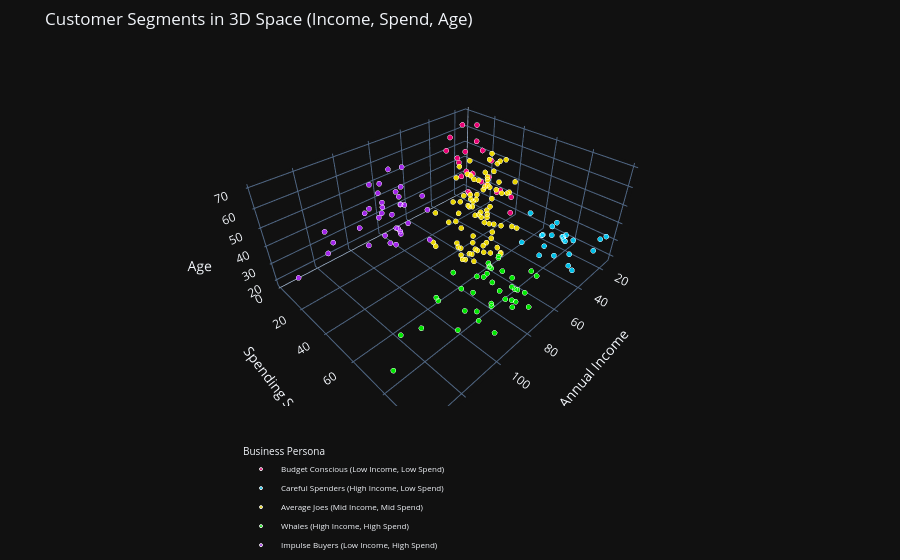
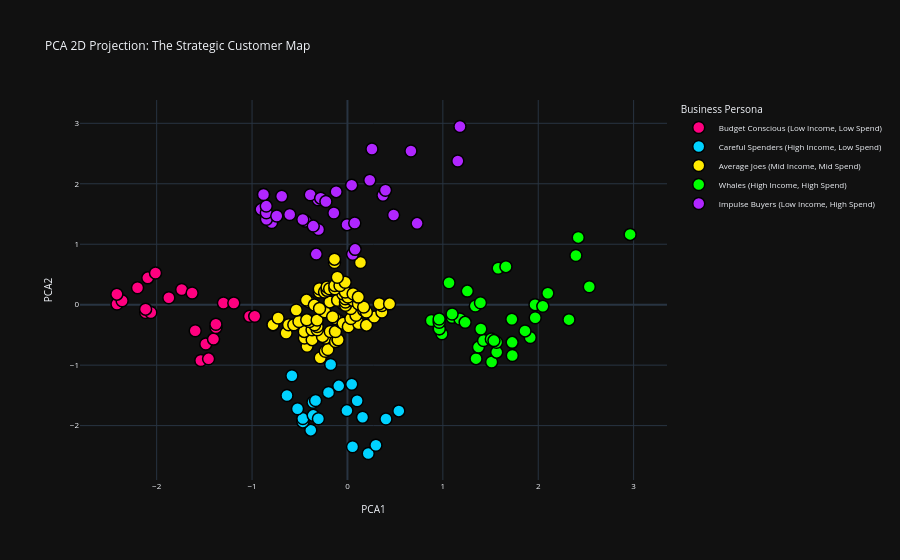

Here is the notebook cell these charts were saved with, in order:
### Markdown cell above
## 5. Model Execution, Personas & Dimensionality Reduction
With K=5, we assign our customers to 5 distinct clusters and map them to **Business Personas**. We will visualize these groups in a stunning 3D interactive plot, and then use **PCA (Principal Component Analysis)** to reduce dimensions for a clean 2D strategy map.

### Code cell
# 1. Train K-Means Model
kmeans = KMeans(n_clusters=5, init='k-means++', random_state=42)
df['Cluster'] = kmeans.fit_predict(X_scaled)

# 2. Map Mathematical Clusters to Business Personas
persona_mapping = {
    0: 'Average Joes (Mid Income, Mid Spend)',
    1: 'Whales (High Income, High Spend)',
    2: 'Careful Spenders (High Income, Low Spend)',
    3: 'Impulse Buyers (Low Income, High Spend)',
    4: 'Budget Conscious (Low Income, Low Spend)'
}
df['Business Persona'] = df['Cluster'].map(persona_mapping)

# 3. Interactive 3D Cluster Visualization
custom_palette =["#FF007F", "#00D2FF", "#FFEA00", "#00FF00", "#B026FF"]

fig4 = px.scatter_3d(df, x="Annual Income", y="Spending Score", z="Age", color="Business Persona",
                     hover_data=["Gender"], opacity=0.9, color_discrete_sequence=custom_palette,
                     title="Customer Segments in 3D Space (Income, Spend, Age)")
fig4.update_traces(marker=dict(size=3, line=dict(width=1, color="white")))
fig4.update_layout(template="plotly_dark", margin=dict(l=0, r=0, b=80, t=50), legend=dict(yanchor="top", y=-0.1, xanchor="right", x=0.5, title_font=dict(size=10), font=dict(size=8)))
fig4.show()

# 4. Dimensionality Reduction using PCA
pca = PCA(n_components=2)
df_pca = pd.DataFrame(pca.fit_transform(X_scaled), columns=['PCA1', 'PCA2'])
df['PCA1'] = df_pca['PCA1']
df['PCA2'] = df_pca['PCA2']

# 5. Interactive 2D PCA Projection
fig5 = px.scatter(df, x="PCA1", y="PCA2", color="Business Persona",
                  hover_data=["Annual Income", "Spending Score"], size_max=15,
                  color_discrete_sequence=custom_palette,
                  title="PCA 2D Projection: The Strategic Customer Map")
fig5.update_traces(marker=dict(size=12, line=dict(width=1.5, color="black")))
fig5.update_layout(template="plotly_dark", title_font=dict(size=12), font=dict(size=8))
fig5.show()

### Figure 1 — Plotly figure (JSON) as saved in the notebook; plotly's stock layout.template omitted (floating-point values rounded to 4 significant figures)
{"data": [{"customdata": [["Male"], ["Female"], ["Female"], ["Female"], ["Male"], ["Male"], ["Female"], ["Male"], ["Female"], ["Male"], ["Male"], ["Female"], ["Female"], ["Female"], ["Female"], ["Male"], ["Male"], ["Female"], ["Female"], ["Female"], ["Female"], ["Male"], ["Female"]], "hovertemplate": "Business Persona=Budget Conscious (Low Income, Low Spend)<br>Annual Income=%{x}<br>Spending Score=%{y}<br>Age=%{z}<br>Gender=%{customdata[0]}<extra></extra>", "legendgroup": "Budget Conscious (Low Income, Low Spend)", "marker": {"color": "#FF007F", "line": {"color": "white", "width": 1}, "opacity": 0.9, "size": 3, "symbol": "circle"}, "mode": "markers", "name": "Budget Conscious (Low Income, Low Spend)", "scene": "scene", "showlegend": true, "type": "scatter3d", "x": [15, 16, 17, 18, 19, 19, 20, 20, 21, 23, 24, 25, 28, 28, 29, 30, 33, 33, 34, 37, 38, 39, 39], "y": [39, 6, 40, 6, 3, 14, 15, 13, 35, 29, 35, 5, 14, 32, 31, 4, 4, 14, 17, 26, 35, 36, 28], "z": [19, 20, 31, 35, 64, 67, 58, 37, 35, 52, 35, 46, 54, 45, 40, 60, 53, 49, 42, 36, 65, 48, 49]}, {"customdata": [["Male"], ["Female"], ["Female"], ["Female"], ["Female"], ["Female"], ["Female"], ["Male"], ["Male"], ["Female"], ["Male"], ["Male"], ["Male"], ["Male"], ["Female"], ["Female"], ["Male"], ["Female"], ["Female"], ["Female"], ["Male"], ["Female"]], "hovertemplate": "Business Persona=Careful Spenders (High Income, Low Spend)<br>Annual Income=%{x}<br>Spending Score=%{y}<br>Age=%{z}<br>Gender=%{customdata[0]}<extra></extra>", "legendgroup": "Careful Spenders (High Income, Low Spend)", "marker": {"color": "#00D2FF", "line": {"color": "white", "width": 1}, "opacity": 0.9, "size": 3, "symbol": "circle"}, "mode": "markers", "name": "Careful Spenders (High Income, Low Spend)", "scene": "scene", "showlegend": true, "type": "scatter3d", "x": [15, 16, 17, 18, 19, 19, 20, 20, 21, 23, 24, 25, 28, 28, 29, 30, 33, 33, 34, 37, 38, 39], "y": [81, 77, 76, 94, 72, 99, 77, 79, 66, 98, 73, 73, 82, 61, 87, 73, 92, 81, 73, 75, 92, 65], "z": [21, 23, 22, 23, 30, 35, 24, 22, 20, 35, 25, 31, 29, 35, 23, 21, 18, 21, 30, 20, 24, 24]}, {"customdata": [["Female"], ["Female"], ["Female"], ["Female"], ["Female"], ["Female"], ["Male"], ["Female"], ["Male"], ["Female"], ["Male"], ["Female"], ["Male"], ["Female"], ["Male"], ["Male"], ["Male"], ["Female"], ["Female"], ["Male"], ["Male"], ["Female"], ["Female"], ["Male"], ["Female"], ["Male"], ["Female"], ["Female"], ["Female"], ["Male"], ["Male"], ["Female"], ["Male"], ["Female"], ["Female"], ["Male"], ["Male"], ["Male"], ["Female"], ["Female"], ["Male"], ["Female"], ["Female"], ["Female"], ["Female"], ["Female"], ["Male"], ["Male"], ["Female"], ["Female"], ["Male"], ["Female"], ["Female"], ["Male"], ["Male"], ["Female"], ["Female"], ["Male"], ["Male"], ["Male"], ["Female"], ["Female"], ["Male"], ["Male"], ["Male"], ["Male"], ["Female"], ["Female"], ["Male"], ["Female"], ["Female"], ["Female"], ["Female"], ["Female"], ["Female"], ["Male"], ["Female"], ["Female"], ["Male"], ["Female"], ["Female"]], "hovertemplate": "Business Persona=Average Joes (Mid Income, Mid Spend)<br>Annual Income=%{x}<br>Spending Score=%{y}<br>Age=%{z}<br>Gender=%{customdata[0]}<extra></extra>", "legendgroup": "Average Joes (Mid Income, Mid Spend)", "marker": {"color": "#FFEA00", "line": {"color": "white", "width": 1}, "opacity": 0.9, "size": 3, "symbol": "circle"}, "mode": "markers", "name": "Average Joes (Mid Income, Mid Spend)", "scene": "scene", "showlegend": true, "type": "scatter3d", "x": [39, 40, 40, 40, 40, 42, 42, 43, 43, 43, 43, 44, 44, 46, 46, 46, 46, 47, 47, 48, 48, 48, 48, 48, 48, 49, 49, 50, 50, 54, 54, 54, 54, 54, 54, 54, 54, 54, 54, 54, 54, 57, 57, 58, 58, 59, 59, 60, 60, 60, 60, 60, 60, 61, 61, 62, 62, 62, 62, 62, 62, 63, 63, 63, 63, 63, 63, 64, 64, 65, 65, 65, 65, 67, 67, 67, 67, 69, 71, 72, 76], "y": [61, 55, 47, 42, 42, 52, 60, 54, 60, 45, 41, 50, 46, 51, 46, 56, 55, 52, 59, 51, 59, 50, 48, 59, 47, 55, 42, 49, 56, 47, 54, 53, 48, 52, 42, 51, 55, 41, 44, 57, 46, 58, 55, 60, 46, 55, 41, 49, 40, 42, 52, 47, 50, 42, 49, 41, 48, 59, 55, 56, 42, 50, 46, 43, 48, 52, 54, 42, 46, 48, 50, 43, 59, 43, 57, 56, 40, 58, 35, 34, 40], "z": [31, 50, 27, 29, 31, 49, 33, 31, 59, 50, 47, 51, 69, 27, 53, 70, 19, 67, 54, 63, 18, 43, 68, 19, 32, 70, 47, 60, 60, 59, 26, 45, 40, 23, 49, 57, 38, 67, 46, 21, 48, 55, 22, 34, 50, 68, 18, 48, 40, 32, 24, 47, 27, 48, 20, 23, 49, 67, 26, 49, 21, 66, 54, 68, 66, 65, 19, 38, 19, 18, 19, 63, 49, 51, 50, 27, 38, 40, 43, 25, 28]}, {"customdata": [["Male"], ["Female"], ["Male"], ["Male"], ["Male"], ["Female"], ["Female"], ["Male"], ["Female"], ["Male"], ["Female"], ["Male"], ["Female"], ["Male"], ["Male"], ["Female"], ["Female"], ["Female"], ["Female"], ["Female"], ["Female"], ["Female"], ["Female"], ["Male"], ["Male"], ["Male"], ["Female"], ["Male"], ["Male"], ["Female"], ["Female"], ["Male"], ["Male"], ["Female"], ["Female"], ["Female"], ["Female"], ["Male"], ["Male"]], "hovertemplate": "Business Persona=Whales (High Income, High Spend)<br>Annual Income=%{x}<br>Spending Score=%{y}<br>Age=%{z}<br>Gender=%{customdata[0]}<extra></extra>", "legendgroup": "Whales (High Income, High Spend)", "marker": {"color": "#00FF00", "line": {"color": "white", "width": 1}, "opacity": 0.9, "size": 3, "symbol": "circle"}, "mode": "markers", "name": "Whales (High Income, High Spend)", "scene": "scene", "showlegend": true, "type": "scatter3d", "x": [69, 70, 71, 71, 71, 72, 73, 73, 74, 75, 76, 77, 77, 78, 78, 78, 78, 78, 78, 79, 81, 85, 86, 87, 87, 87, 88, 88, 93, 97, 98, 99, 101, 103, 103, 113, 120, 126, 137], "y": [91, 77, 95, 75, 75, 71, 88, 73, 72, 93, 87, 97, 74, 90, 88, 76, 89, 78, 73, 83, 93, 75, 95, 63, 75, 92, 86, 69, 90, 86, 88, 97, 68, 85, 69, 91, 79, 74, 83], "z": [39, 31, 40, 38, 39, 31, 29, 32, 35, 32, 32, 28, 32, 34, 39, 38, 27, 30, 30, 29, 31, 36, 33, 32, 28, 36, 30, 27, 35, 32, 29, 30, 28, 36, 32, 38, 35, 32, 30]}, {"customdata": [["Female"], ["Male"], ["Male"], ["Male"], ["Female"], ["Male"], ["Female"], ["Male"], ["Male"], ["Female"], ["Male"], ["Female"], ["Female"], ["Male"], ["Male"], ["Female"], ["Male"], ["Male"], ["Male"], ["Female"], ["Male"], ["Male"], ["Female"], ["Male"], ["Male"], ["Female"], ["Male"], ["Female"], ["Female"], ["Female"], ["Female"], ["Male"], ["Female"], ["Female"], ["Male"]], "hovertemplate": "Business Persona=Impulse Buyers (Low Income, High Spend)<br>Annual Income=%{x}<br>Spending Score=%{y}<br>Age=%{z}<br>Gender=%{customdata[0]}<extra></extra>", "legendgroup": "Impulse Buyers (Low Income, High Spend)", "marker": {"color": "#B026FF", "line": {"color": "white", "width": 1}, "opacity": 0.9, "size": 3, "symbol": "circle"}, "mode": "markers", "name": "Impulse Buyers (Low Income, High Spend)", "scene": "scene", "showlegend": true, "type": "scatter3d", "x": [70, 71, 71, 73, 73, 74, 75, 77, 77, 78, 78, 78, 78, 78, 78, 79, 81, 85, 86, 87, 87, 87, 88, 88, 93, 97, 98, 99, 101, 103, 103, 113, 120, 126, 137], "y": [29, 11, 9, 5, 7, 10, 5, 12, 36, 22, 17, 20, 16, 1, 1, 35, 5, 26, 20, 27, 13, 10, 13, 15, 14, 32, 15, 39, 24, 17, 23, 8, 16, 28, 18], "z": [23, 59, 47, 20, 44, 19, 57, 25, 48, 34, 43, 44, 47, 37, 34, 56, 19, 50, 42, 36, 40, 36, 52, 58, 59, 37, 46, 41, 54, 41, 34, 33, 47, 45, 32]}], "layout": {"legend": {"font": {"size": 8}, "title": {"font": {"size": 10}, "text": "Business Persona"}, "tracegroupgap": 0, "x": 0.5, "xanchor": "right", "y": -0.1, "yanchor": "top"}, "margin": {"b": 80, "l": 0, "r": 0, "t": 50}, "scene": {"domain": {"x": [0, 1], "y": [0, 1]}, "xaxis": {"title": {"text": "Annual Income"}}, "yaxis": {"title": {"text": "Spending Score"}}, "zaxis": {"title": {"text": "Age"}}}, "title": {"text": "Customer Segments in 3D Space (Income, Spend, Age)"}}}

### Figure 2 — Plotly figure (JSON) as saved in the notebook; plotly's stock layout.template omitted (floating-point values rounded to 4 significant figures; data arrays with more than 128 entries replaced by an {"elided": "..."} marker saying what was removed)
{"data": [{"customdata": [[15, 39], [16, 6], [17, 40], [18, 6], [19, 3], [19, 14], [20, 15], [20, 13], [21, 35], [23, 29], [24, 35], [25, 5], [28, 14], [28, 32], [29, 31], [30, 4], [33, 4], [33, 14], [34, 17], [37, 26], [38, 35], [39, 36], [39, 28]], "hovertemplate": "Business Persona=Budget Conscious (Low Income, Low Spend)<br>PCA1=%{x}<br>PCA2=%{y}<br>Annual Income=%{customdata[0]}<br>Spending Score=%{customdata[1]}<extra></extra>", "legendgroup": "Budget Conscious (Low Income, Low Spend)", "marker": {"color": "#FF007F", "line": {"color": "black", "width": 1.5}, "size": 12, "symbol": "circle"}, "mode": "markers", "name": "Budget Conscious (Low Income, Low Spend)", "orientation": "v", "showlegend": true, "type": "scatter", "x": [-1.537, -2.416, -1.456, -2.362, -2.417, -2.115, -2.061, -2.116, -1.485, -1.596, -1.404, -2.201, -1.873, -1.378, -1.379, -2.093, -2.012, -1.738, -1.628, -1.3, -1.026, -0.9717, -1.191], "xaxis": "x", "y": [-0.9222, 0.01067, -0.8957, 0.06465, 0.174, -0.128, -0.1284, -0.07353, -0.6505, -0.4318, -0.5695, 0.281, 0.1149, -0.3792, -0.3247, 0.4434, 0.5244, 0.2499, 0.1945, 0.02843, -0.1916, -0.1921, 0.02751], "yaxis": "y"}, {"customdata": [[15, 81], [16, 77], [17, 76], [18, 94], [19, 72], [19, 99], [20, 77], [20, 79], [21, 66], [23, 98], [24, 73], [25, 73], [28, 82], [28, 61], [29, 87], [30, 73], [33, 92], [33, 81], [34, 73], [37, 75], [38, 92], [39, 65]], "hovertemplate": "Business Persona=Careful Spenders (High Income, Low Spend)<br>PCA1=%{x}<br>PCA2=%{y}<br>Annual Income=%{customdata[0]}<br>Spending Score=%{customdata[1]}<extra></extra>", "legendgroup": "Careful Spenders (High Income, Low Spend)", "marker": {"color": "#00D2FF", "line": {"color": "black", "width": 1.5}, "size": 12, "symbol": "circle"}, "mode": "markers", "name": "Careful Spenders (High Income, Low Spend)", "orientation": "v", "showlegend": true, "type": "scatter", "x": [-0.3842, -0.467, -0.4674, 0.05366, -0.5233, 0.2179, -0.359, -0.3041, -0.634, 0.2984, -0.3609, -0.3339, -0.005848, -0.5823, 0.1584, -0.1989, 0.4036, 0.1016, -0.09097, 0.0449, 0.5386, -0.1756], "xaxis": "x", "y": [-2.075, -1.938, -1.884, -2.351, -1.72, -2.461, -1.83, -1.885, -1.501, -2.326, -1.613, -1.586, -1.752, -1.175, -1.862, -1.451, -1.891, -1.589, -1.343, -1.317, -1.756, -0.9882], "yaxis": "y"}, {"customdata": {"elided": "81x2 int values"}, "hovertemplate": "Business Persona=Average Joes (Mid Income, Mid Spend)<br>PCA1=%{x}<br>PCA2=%{y}<br>Annual Income=%{customdata[0]}<br>Spending Score=%{customdata[1]}<extra></extra>", "legendgroup": "Average Joes (Mid Income, Mid Spend)", "marker": {"color": "#FFEA00", "line": {"color": "black", "width": 1.5}, "size": 12, "symbol": "circle"}, "mode": "markers", "name": "Average Joes (Mid Income, Mid Spend)", "orientation": "v", "showlegend": true, "type": "scatter", "x": [-0.2854, -0.4231, -0.6428, -0.78, -0.78, -0.4515, -0.2319, -0.3696, -0.2049, -0.6167, -0.7265, -0.4524, -0.5622, -0.371, -0.5083, -0.2338, -0.2612, -0.3166, -0.1244, -0.317, -0.09742, -0.3445, -0.3994, -0.09742, -0.4268, -0.1802, -0.5371, -0.318, -0.1258, -0.2649, -0.07274, -0.1002, -0.2374, -0.1276, -0.4022, -0.1551, -0.04529, -0.4296, -0.3472, 0.009613, -0.2923, 0.118, 0.03568, 0.1999, -0.1844, 0.08966, -0.2947, -0.04806, -0.2951, -0.2402, 0.0343, -0.103, -0.0206, -0.2132, -0.02107, -0.2137, -0.02153, 0.2804, 0.1706, 0.1981, -0.1862, 0.06037, -0.04944, -0.1318, 0.005463, 0.1153, 0.1702, -0.1323, -0.02245, 0.05944, 0.1143, -0.07781, 0.3614, -0.02383, 0.3605, 0.333, -0.1062, 0.4419, -0.1355, -0.1359, 0.1367], "xaxis": "x", "y": [-0.8784, -0.6867, -0.4671, -0.3298, -0.3298, -0.5503, -0.77, -0.5783, -0.743, -0.3312, -0.2214, -0.4415, -0.3317, -0.4149, -0.2777, -0.5522, -0.5247, -0.4154, -0.6076, -0.361, -0.5806, -0.3335, -0.2786, -0.5806, -0.2511, -0.4438, -0.0869, -0.2521, -0.4442, -0.08921, -0.2814, -0.2539, -0.1167, -0.2265, 0.04804, -0.199, -0.3088, 0.0755, -0.006857, -0.3637, -0.06176, -0.3102, -0.2278, -0.3381, 0.0462, -0.1739, 0.2104, 0.01783, 0.2649, 0.21, -0.06453, 0.07273, -0.009624, 0.237, 0.04482, 0.2914, 0.09926, -0.2027, -0.0929, -0.1204, 0.264, 0.07135, 0.1811, 0.2635, 0.1262, 0.01644, -0.03846, 0.3179, 0.2081, 0.1802, 0.1253, 0.3175, -0.1217, 0.3715, -0.01285, 0.0146, 0.4538, 0.01368, 0.699, 0.7535, 0.6967], "yaxis": "y"}, {"customdata": [[69, 91], [70, 77], [71, 95], [71, 75], [71, 75], [72, 71], [73, 88], [73, 73], [74, 72], [75, 93], [76, 87], [77, 97], [77, 74], [78, 90], [78, 88], [78, 76], [78, 89], [78, 78], [78, 73], [79, 83], [81, 93], [85, 75], [86, 95], [87, 63], [87, 75], [87, 92], [88, 86], [88, 69], [93, 90], [97, 86], [98, 88], [99, 97], [101, 68], [103, 85], [103, 69], [113, 91], [120, 79], [126, 74], [137, 83]], "hovertemplate": "Business Persona=Whales (High Income, High Spend)<br>PCA1=%{x}<br>PCA2=%{y}<br>Annual Income=%{customdata[0]}<br>Spending Score=%{customdata[1]}<extra></extra>", "legendgroup": "Whales (High Income, High Spend)", "marker": {"color": "#00FF00", "line": {"color": "black", "width": 1.5}, "size": 12, "symbol": "circle"}, "mode": "markers", "name": "Whales (High Income, High Spend)", "orientation": "v", "showlegend": true, "type": "scatter", "x": [1.348, 0.9905, 1.512, 0.9626, 0.9626, 0.8797, 1.373, 0.9616, 0.9612, 1.565, 1.427, 1.728, 1.097, 1.563, 1.508, 1.179, 1.536, 1.234, 1.097, 1.398, 1.727, 1.34, 1.916, 1.065, 1.394, 1.861, 1.723, 1.257, 1.968, 1.966, 2.048, 2.322, 1.58, 2.101, 1.662, 2.535, 2.395, 2.42, 2.963], "xaxis": "x", "y": [-0.8922, -0.4809, -0.948, -0.399, -0.399, -0.2622, -0.7019, -0.2901, -0.2357, -0.7852, -0.5935, -0.841, -0.2096, -0.6218, -0.5669, -0.2375, -0.5944, -0.2924, -0.1552, -0.4027, -0.6232, -0.02115, -0.5432, 0.3622, 0.03283, -0.4338, -0.2421, 0.2245, -0.217, 0.0007652, -0.02715, -0.2472, 0.6028, 0.1902, 0.6294, 0.2953, 0.8137, 1.113, 1.163], "yaxis": "y"}, {"customdata": [[70, 29], [71, 11], [71, 9], [73, 5], [73, 7], [74, 10], [75, 5], [77, 12], [77, 36], [78, 22], [78, 17], [78, 20], [78, 16], [78, 1], [78, 1], [79, 35], [81, 5], [85, 26], [86, 20], [87, 27], [87, 13], [87, 10], [88, 13], [88, 15], [93, 14], [97, 32], [98, 15], [99, 39], [101, 24], [103, 17], [103, 23], [113, 8], [120, 16], [126, 28], [137, 18]], "hovertemplate": "Business Persona=Impulse Buyers (Low Income, High Spend)<br>PCA1=%{x}<br>PCA2=%{y}<br>Annual Income=%{customdata[0]}<br>Spending Score=%{customdata[1]}<extra></extra>", "legendgroup": "Impulse Buyers (Low Income, High Spend)", "marker": {"color": "#B026FF", "line": {"color": "black", "width": 1.5}, "size": 12, "symbol": "circle"}, "mode": "markers", "name": "Impulse Buyers (Low Income, High Spend)", "orientation": "v", "showlegend": true, "type": "scatter", "x": [-0.3272, -0.7943, -0.8492, -0.905, -0.8501, -0.7408, -0.8511, -0.6049, 0.05391, -0.3034, -0.4407, -0.3583, -0.4681, -0.8799, -0.8799, 0.08044, -0.6891, -0.004682, -0.1424, 0.07675, -0.3076, -0.3899, -0.2806, -0.2257, -0.1182, 0.4839, 0.04423, 0.73, 0.3723, 0.2341, 0.3988, 0.2569, 0.6655, 1.157, 1.179], "xaxis": "x", "y": [0.8367, 1.358, 1.413, 1.577, 1.522, 1.466, 1.631, 1.492, 0.8335, 1.245, 1.382, 1.3, 1.41, 1.821, 1.821, 0.9149, 1.792, 1.324, 1.516, 1.35, 1.735, 1.817, 1.762, 1.707, 1.869, 1.483, 1.977, 1.345, 1.811, 2.057, 1.892, 2.574, 2.543, 2.376, 2.947], "yaxis": "y"}], "layout": {"font": {"size": 8}, "legend": {"title": {"text": "Business Persona"}, "tracegroupgap": 0}, "title": {"font": {"size": 12}, "text": "PCA 2D Projection: The Strategic Customer Map"}, "xaxis": {"anchor": "y", "domain": [0, 1], "title": {"text": "PCA1"}}, "yaxis": {"anchor": "x", "domain": [0, 1], "title": {"text": "PCA2"}}}}
